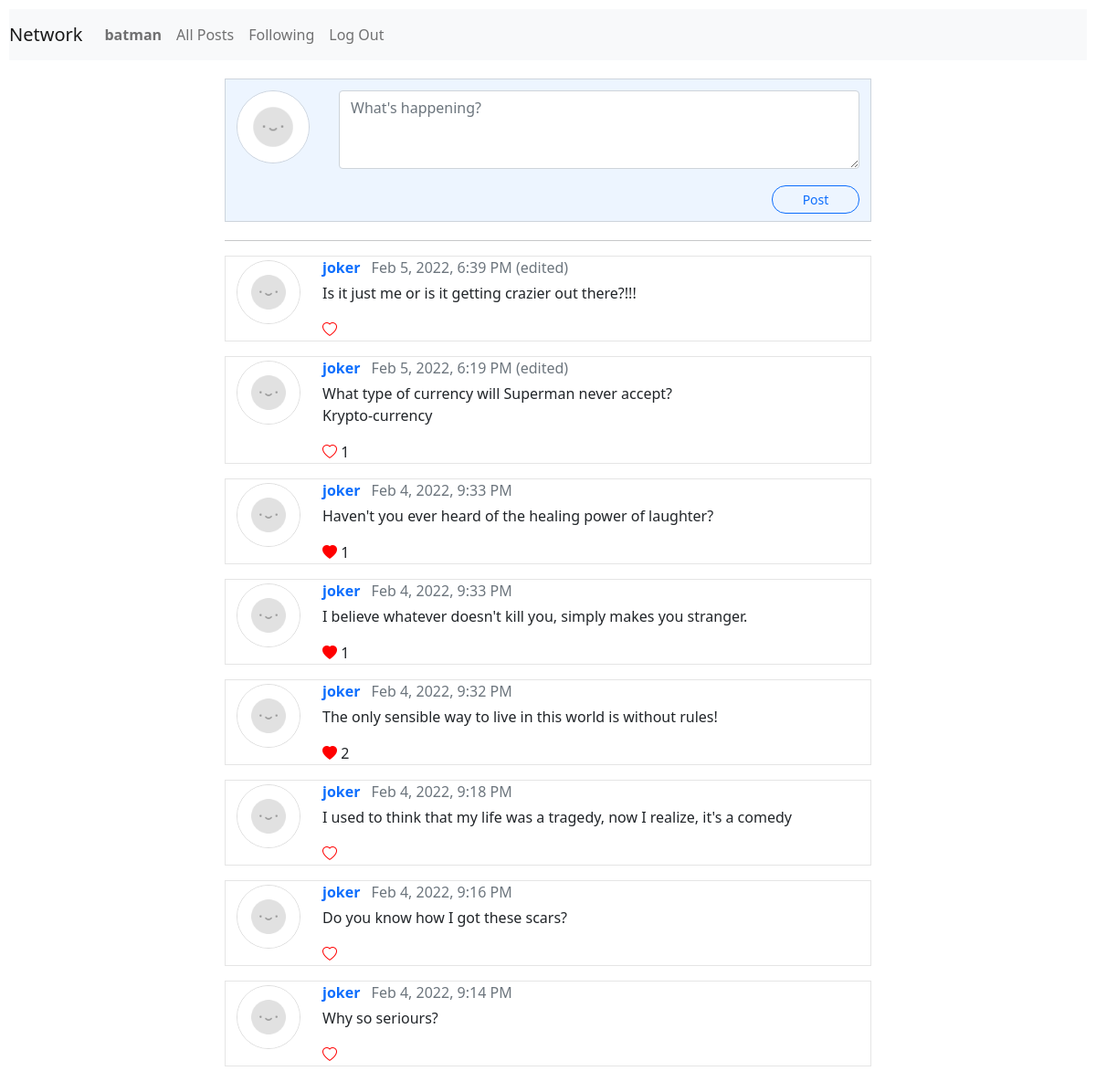
Page /following (signed in) on the committed database.
### network/models.py (models this page shows, shortened)
class User(AbstractUser):
    following = models.ManyToManyField('self', symmetrical=False)
    followers = models.ManyToManyField('self', symmetrical=False, related_name='subs')
    joined = models.DateTimeField(auto_now_add=True)
    def __str__(self) -> str:
        return self.username

class Post(models.Model):
    author = models.ForeignKey(User, on_delete=models.CASCADE, related_name="posts")
    content = models.TextField()
    likes = models.ManyToManyField(User)
    timestamp = models.DateTimeField(auto_now_add=True)
    updated = models.BooleanField(default=False)
    class Meta:
        ordering = ['-timestamp']

### network/views.py (the view)
# urls.py: path("following", views.following, name="following"),
def following(request):
    users = request.user.following.all()
    posts = Post.objects.filter(author__in=users).all()
    paginator = Paginator(posts, 10)
    page_number = request.GET.get('page')
    page_obj = paginator.get_page(page_number)
    return render(request, 'network/index.html', {
        "page_obj": page_obj,
    })

### network/templates/network/index.html (shortened to what this page needs)
{% extends "network/layout.html" %}
{% load static %}
{% block body %}
    <div class="container postsblock">
        {% if user.is_authenticated %}
            <div class="row mt-2">
                <div class="col-auto">
                    <img class="avatar my-1" src="{% static 'network/avatar.png' %}" alt="avatar"
                    height="80px" width="80px">
                </div>
                <div class="col">
                    <form action="{% url 'index' %}" method="post" class="ms-2">
                        <textarea rows="3" name="post" class="comment-input form-control mb-2 mt-1" placeholder="What's happening?" required></textarea>
                        <div class="d-flex justify-content-end">
                            <button class="btn btn-outline-primary btn-sm mb-2" type="submit">Post</button>
                        </div>
                    </form>
                </div>
            </div>
        {% else %}
            <div class="pb-3 notlogged">
                Please, <a href="{% url 'login' %}">Log in</a>  to post.
                Don't have an account? <a href="{% url 'register' %}">Register here.</a>
            </div>
        {% endif %}
    </div>
    {% include "network/posts.html" %}
{% endblock %}

### network/templates/network/layout.html (shortened to what this page needs)
{% load static %}
<!DOCTYPE html>
<html lang="en">
    <head>
        <link href="https://cdn.jsdelivr.net/npm/bootstrap@5.1.3/dist/css/bootstrap.min.css" rel="stylesheet">
        <link rel="stylesheet" href="https://cdn.jsdelivr.net/npm/bootstrap-icons@1.7.2/font/bootstrap-icons.css">
        <link href="{% static 'network/styles.css' %}" rel="stylesheet">
    </head>
    <body>
        <nav class="navbar navbar-expand-lg navbar-light bg-light">
            <a class="navbar-brand" href="{% url 'index' %}">Network</a>
            <div>
              <ul class="navbar-nav mr-auto">
                {% if user.is_authenticated %}
                    <li class="nav-item">
                        <a class="nav-link" href="{% url 'profile' user.id %}"><strong>{{ user.username }}</strong></a>
                    </li>
                {% endif %}
                <li class="nav-item">
                  <a class="nav-link" href="{% url 'index' %}">All Posts</a>
                </li>
                {% if user.is_authenticated %}
                    <li class="nav-item">
                        <a class="nav-link" href="{% url 'following' %}">Following</a>
                    </li>
                    <li class="nav-item">
                        <a class="nav-link" href="{% url 'logout' %}">Log Out</a>
                    </li>
                {% endif %}
              </ul>
            </div>
          </nav>
        <div class="body">
            {% block body %}
            {% endblock %}
        </div>
    </body>
</html>

### network/templates/network/posts.html (shortened to what this page needs)
{% load static %}
<hr>
<div class="container posts">
    {% for post in page_obj %}
        <div class="row my-3 post">
            <div class="col-auto">
                <img class="avatar my-1" src="{% static 'network/avatar.png' %}" alt="avatar"
                height="70px" width="70px">
            </div>
            <div class="col" data-content="{{ post.id }}">
                <div class="mb-1">
                    <strong><a href="{% url 'profile' post.author.id %}">{{ post.author }}</a></strong>
                    <span class="text-muted fw-lighter ms-2">{{ post.timestamp|date:"M j, Y, g:i A" }}</span>
                    <span class="text-muted fw-lighter">
                        {% if post.updated %}
                            (edited)
                        {% endif %}
                    </span>
                </div>
                <div>
                    <p class="content">{{ post.content }}</p>
                    <div class="likes">
                        {% if user in post.likes.all %}
                            <i id="{{ post.id }}" class="bi bi-heart-fill like"></i>
                        {% else %}
                            <i id="{{ post.id }}" class="bi bi-heart like"></i>
                        {% endif %}
                        <span class="count">
                            {% if post.likes.count > 0 %}
                                {{ post.likes.count }}
                            {% endif %}
                        </span>
                    </div>
                </div>
            </div>
        </div>
    {% endfor %}
</div>

### network/static/network/styles.css (style rules this page uses)
body { padding: 10px; }
.postsblock { width: 60%; background-color: rgba(140, 190, 255, 0.151); border: 1px solid rgba(0, 0, 0, 0.137); margin-top: 20px; text-align: center; }
.comment-input { width: 100%; margin-left: 0; }
img.avatar { border-radius: 50%; border: 1px solid rgba(0, 0, 0, 0.137); }
div.container { height: 50%; width: 60%; }
div.posts { width: 60%; }
hr { width: 60%; margin: auto; margin-top: 20px; border: none; }
.post { border: 1px solid rgba(0, 0, 0, 0.103); }
div.likes { margin-bottom: 5px; display: inline; }
.like { color: red; cursor: pointer; }
a, a:hover { text-decoration: none; }
button.btn-sm { border-radius: 15px; float: right; width: 6rem; margin-top: 10px; }
p.content { white-space: pre-wrap; }

### rows in the picture
User: username "batman"
Post: author "joker", timestamp "Feb 5, 2022, 6:39 PM", updated "(edited)", content "Is it just me or is it getting crazier out there?!!!"
Post: author "joker", timestamp "Feb 5, 2022, 6:19 PM", updated "(edited)", content "What type of currency will Superman never accept? Krypto-currency", likes.count "1"
Post: author "joker", timestamp "Feb 4, 2022, 9:33 PM", content "Haven't you ever heard of the healing power of laughter?", likes.count "1"
Post: author "joker", timestamp "Feb 4, 2022, 9:33 PM", content "I believe whatever doesn't kill you, simply makes you stranger.", likes.count "1"
Post: author "joker", timestamp "Feb 4, 2022, 9:32 PM", content "The only sensible way to live in this world is without rules!", likes.count "2"
Post: author "joker", timestamp "Feb 4, 2022, 9:18 PM", content "I used to think that my life was a tragedy, now I realize, it's a comedy"
Post: author "joker", timestamp "Feb 4, 2022, 9:16 PM", content "Do you know how I got these scars?"
Post: author "joker", timestamp "Feb 4, 2022, 9:14 PM", content "Why so seriours?"
